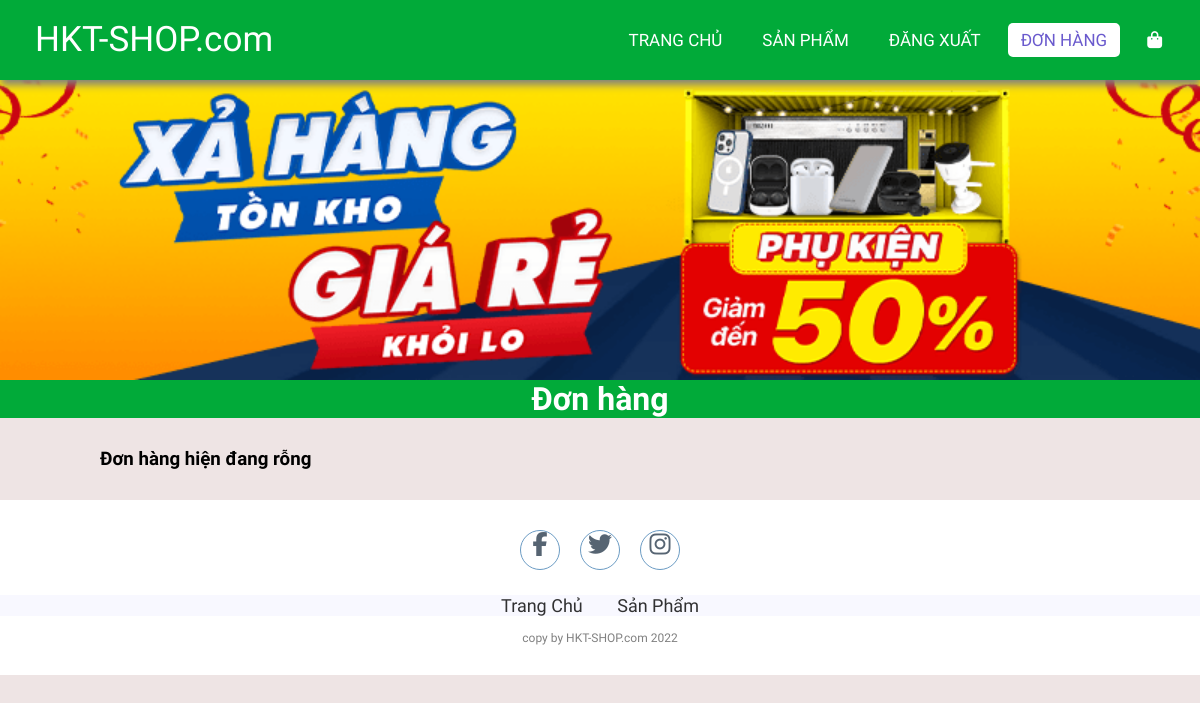
Before: /order.php (signed in) with the older database file.
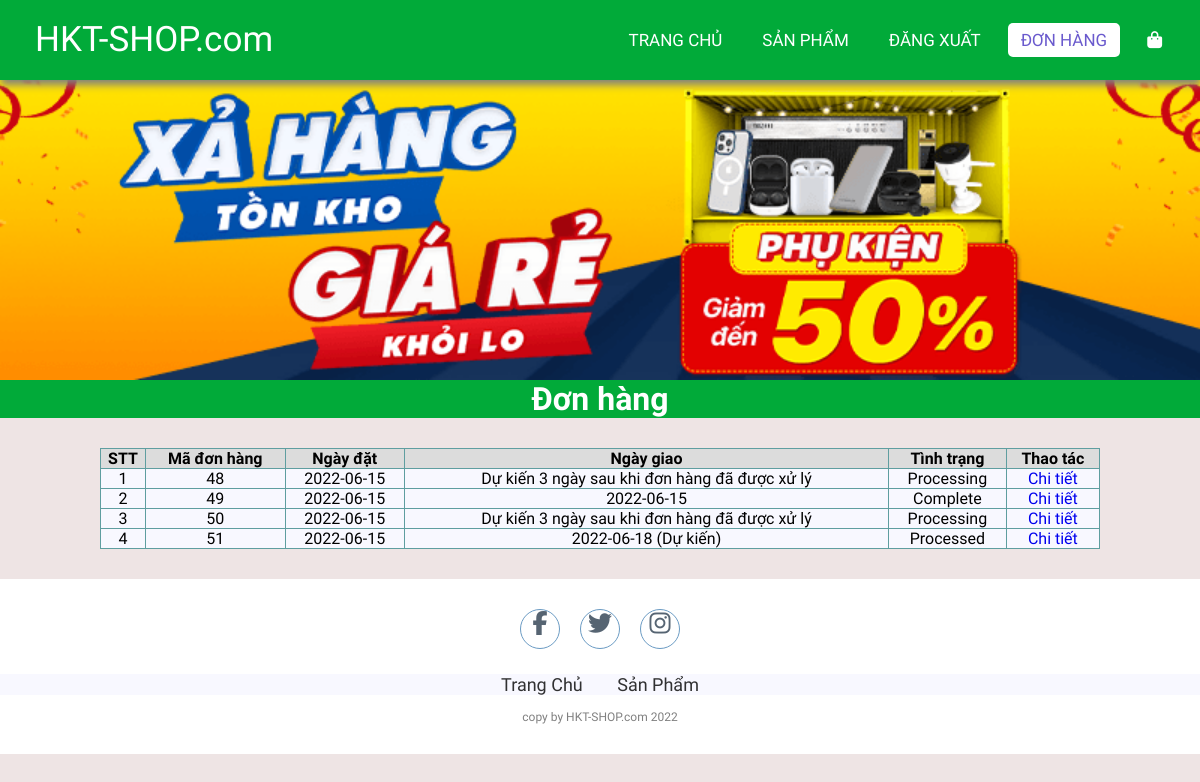
After: the same page with the newer database file.
### tables this page shows
CREATE TABLE `orders` (
  `id` int(11) NOT NULL,
  `userId` int(11) NOT NULL,
  `createdDate` date NOT NULL,
  `receivedDate` date DEFAULT NULL,
  `status` varchar(20) NOT NULL
);

### lib/database.php (called while the page is built, shortened)
<?php
class Database extends PDO
{
  public $host   = DB_HOST;
  public $user   = DB_USER;
  public $pass   = DB_PASS;
  public $dbname = DB_NAME;
  public $link;
  private function connectDB()
  {
    $this->link = new mysqli(
      $this->host,
      $this->user,
      $this->pass,
      $this->dbname
    );
  }
  public function select($query)
  {
    $result = $this->link->query($query);
    if ($result->num_rows > 0) {
      return $result;
    } else {
      return false;
    }
  }
}

### lib/session.php (called while the page is built, shortened)
<?php
class Session
{
   public static function get($key)
   {
      if (isset($_SESSION[$key])) {
         return $_SESSION[$key];
      } else {
         return false;
      }
   }
}

### classes/order.php (called while the page is built, shortened)
<?php
$filepath = realpath(dirname(__FILE__));
include_once($filepath . '/../lib/database.php');
include_once($filepath . '/../lib/session.php');
?>
<?php
class order
{
    private $db;
    public function __construct()
    {
        $this->db = new Database();
    }
    public function getOrderByUser()
    {
        $userId = Session::get('userId');
        $query = "SELECT * FROM orders WHERE userId = '$userId' ";
        $mysqli_result = $this->db->select($query);
        if ($mysqli_result) {
            $result = mysqli_fetch_all($this->db->select($query), MYSQLI_ASSOC);
            return $result;
        }
        return false;
    }
}
?>

### order.php (the view, shortened to what this page needs)
<?php
include_once 'lib/session.php';
include 'classes/order.php';
$order = new order();
$result = $order->getOrderByUser();
?>
<!DOCTYPE html>
<html lang="en">
<head>
    <link rel="stylesheet" href="./css/style.css">
    <link rel="stylesheet" href="https://cdnjs.cloudflare.com/ajax/libs/font-awesome/5.15.4/css/all.min.css">
</head>
<body>
    <nav>
        <label class="logo">HKT-SHOP.com</label>
        <ul>
            <li><a href="index.php">Trang chủ</a></li>
            <li><a href="productList.php">Sản phẩm</a></li>
            <?php
            if (isset($_SESSION['user']) && $_SESSION['user']) { ?>
                <li><a href="logout.php" id="signin">Đăng xuất</a></li>
            <?php } else { ?>
                <li><a href="register.php" id="signup">Đăng ký</a></li>
                <li><a href="login.php" id="signin">Đăng nhập</a></li>
            <?php } ?>
            <li><a href="order.php" id="order" class="active">Đơn hàng</a></li>
            <li>
                <a href="checkout.php">
                    <i class="fa fa-shopping-bag"></i>
                </a>
            </li>
        </ul>
    </nav>
        <section class="banner">
        <div class="fadein">
            <?php
            $dir = "./images/slider/";
            $scan_dir = scandir($dir);
            foreach ($scan_dir as $img) :
                if (in_array($img, array('.', '..')))
                    continue;
            ?>
                <img src="<?php echo $dir . $img ?>" alt="<?php echo $img ?>">
            <?php endforeach; ?>
        </div>
    </section>
    <div class="featuredProducts">
        <h1>Đơn hàng</h1>
    </div>
    <div class="container-single">
        <?php if ($result) { ?>
            <table class="order">
                <tr>
                    <th>STT</th>
                    <th>Mã đơn hàng</th>
                    <th>Ngày đặt</th>
                    <th>Ngày giao</th>
                    <th>Tình trạng</th>
                    <th>Thao tác</th>
                </tr>
                <?php $count = 1;
                foreach ($result as $key => $value) { ?>
                    <tr>
                        <td><?= $count++ ?></td>
                        <td><?= $value['id'] ?></td>
                        <td><?= $value['createdDate'] ?></td>
                        <td><?= ($value['status'] != "Processing") ? $value['receivedDate'] : "Dự kiến 3 ngày sau khi đơn hàng đã được xử lý" ?> <?=  ($value['status'] != "Complete" && $value['status'] != "Processing") ? "(Dự kiến)" : "" ?> </td>
                        <?php
                        if ($value['status'] == 'Delivering') { ?>
                            <td>
                                <a href="complete_order.php?orderId=<?= $value['id'] ?>">Đang giao (Click vào để xác nhận đã nhận)</a>
                            </td>
                            <td>
                                <a href="orderdetail.php?orderId=<?= $value['id'] ?>">Chi tiết</a>
                            </td>
                        <?php } else { ?>
                            <td>
                                <?= $value['status'] ?>
                            </td>
                            <td>
                                <a href="orderdetail.php?orderId=<?= $value['id'] ?>">Chi tiết</a>
                            </td>
                        <?php }
                        ?>
                    </tr>
                <?php } ?>
            </table>
        <?php } else { ?>
            <h3>Đơn hàng hiện đang rỗng</h3>
        <?php } ?>
    </div>
    <footer>
        <div class="social">
            <a href="#"><i class="fa fa-facebook" aria-hidden="true"></i></a>
            <a href="#"><i class="fa fa-twitter" aria-hidden="true"></i></a>
            <a href="#"><i class="fa fa-instagram" aria-hidden="true"></i></a>
        </div>
        <ul class="list">
            <li>
                <a href="./">Trang Chủ</a>
            </li>
            <li>
                <a href="productList.php">Sản Phẩm</a>
            </li>
        </ul>
        <p class="copyright">copy by HKT-SHOP.com 2022</p>
    </footer>
</body>
</html>

### css/style.css (style rules this page uses)
:root { --color-primary: #01aa39; --bg-primary: rgb(238, 228, 228); }
* { padding: 0; margin: 0; text-decoration: none; list-style: none; box-sizing: border-box; }
body { font-family: Mitr; background: var(--bg-primary); }
nav { top: 0; background: var(--color-primary); height: 80px; width: 100%; position: fixed; z-index: 9999; box-shadow: 1px 5px 8px gray; }
label.logo { color: white; font-size: 35px; line-height: 80px; padding: 0 35px; }
nav ul { float: right; margin-right: 20px; }
nav ul li { display: inline-block; line-height: 80px; margin: 0 5px; }
nav ul li a { color: white; font-size: 17px; padding: 7px 13px; border-radius: 3px; text-transform: uppercase; border-radius: 5px; transition: 0.5s; }
a.active, a:hover { background: white; color: slateblue; }
.banner { background-size: cover; margin-top: 80px; overflow: hidden; }
.fadein { position: relative; height: 300px; max-width: 1200px; margin: 0 auto; background: #fff; }
.fadein img { position: absolute; width: calc(100%); height: calc(100%); width: 100%; height: 100%; object-fit: cover; }
.featuredProducts { text-align: center; background-color: var(--color-primary); color: white; }
footer { padding: 30px 0; background-color: white; }
footer .social { text-align: center; padding-bottom: 25px; color: white; }
footer .social a { color: inherit; font-size: 24px; border: 1px solid steelblue; width: 40px; height: 40px; display: inline-block; text-align: center; border-radius: 50%; margin: 0 8px; transition: 0.5s; background-color: white; color: #2c3e50; opacity: 0.8; }
footer ul { margin-top: 0; padding: 0; list-style: none; font-size: 18px; margin-bottom: 0; text-align: center; }
footer ul a { color: inherit; text-decoration: none; opacity: 0.8; }
footer ul li { display: inline; padding: 0 15px; }
footer .copyright { margin-top: 15px; text-align: center; font-size: 12px; color: gray; }
.container-single { display: flex; margin: 30px 100px; }
.list { background-color: ghostwhite; }
th { background-color: gainsboro; border: 1px solid cadetblue; }
td { border: 1px solid cadetblue; text-align: center; }
.order { width: 100%; background-color: ghostwhite; padding: 10px; border-collapse: collapse; }

Changed rows visible on the page:
added orders: id "48", createdDate "2022-06-15", shows "Dự kiến 3 ngày sau khi đơn hàng đã được xử lý", status "Processing"
added orders: id "49", createdDate "2022-06-15", receivedDate "2022-06-15", status "Complete"
added orders: id "50", createdDate "2022-06-15", shows "Dự kiến 3 ngày sau khi đơn hàng đã được xử lý", status "Processing"
added orders: id "51", createdDate "2022-06-15", receivedDate "2022-06-18", shows "(Dự kiến)", status "Processed"
Other visible differences:
text no longer shown: "Đơn hàng hiện đang rỗng"
text now shown: "STT Mã đơn hàng Ngày đặt Ngày giao Tình trạng Thao tác"
